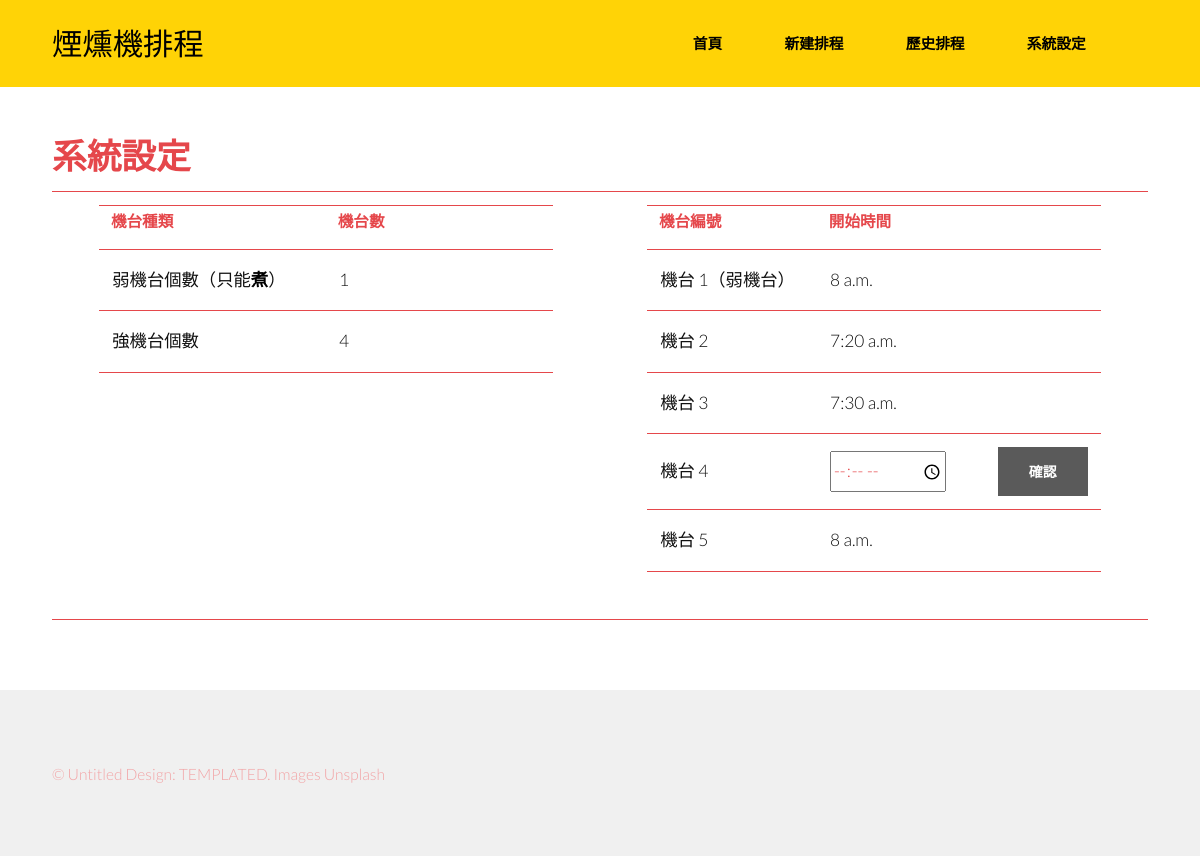
The page /settings/startTime/strongMachine/4 on the database its author committed.
### machine_scheduling/models.py (models this page shows)
class WeakMachineInfo(models.Model):
    index = models.IntegerField(primary_key = True)
    startTime = models.TimeField(default = datetime.time(hour = 8))

class StrongMachineInfo(models.Model):
    index = models.IntegerField(primary_key = True)
    startTime = models.TimeField(default = datetime.time(hour = 8))

### machine_scheduling/views.py (the view)
# urls.py: path('settings/startTime/<str:machine_type>/<int:machine_index>', modify_startTime),
def modify_startTime(request, machine_type, machine_index):
    num_weak_machine = WeakMachineInfo.objects.count()
    num_strong_machine = StrongMachineInfo.objects.count()
    weakMachine = WeakMachineInfo.objects.get(index = 1)
    strongMachines = StrongMachineInfo.objects.all()
    if machine_type == 'weakMachine':
        if request.method == 'POST':
            newStartTime = request.POST['startTime']
            the_machine = WeakMachineInfo.objects.get(index = machine_index)
            the_machine.startTime = newStartTime
            the_machine.save()
            return HttpResponseRedirect('/settings/')
        return render(request, 'machine_scheduling/settings/weak_machine_startTime.html', locals())
    elif machine_type == 'strongMachine':
        if request.method == 'POST':
            newStartTime = request.POST['startTime']
            the_machine = StrongMachineInfo.objects.get(index = machine_index)
            the_machine.startTime = newStartTime
            the_machine.save()
            return HttpResponseRedirect('/settings/')
        return render(request, 'machine_scheduling/settings/strong_machine_startTime.html', locals())

### templates/machine_scheduling/settings/strong_machine_startTime.html
{% extends '../../base.html' %}
{% block content %}
    <section id="main">
        <div  class="inner">
            <header class="major special">
                <h1>系統設定</h1>
            </header>
            <table>
                <tr>
                <td>
                    <table style = "width: 12cm; margin-left: auto; margin-right: auto;">
                        <col style="width: 50%;">
                        <col style="width: 30%;">
                        <col style="width: 20%;">
                        <tr>
                            <th>機台種類</th>
                            <th>機台數</th>
                            <th></th>
                        </tr>
                        <tr>
                            <td>弱機台個數（只能<strong>煮</strong>）</td>
                            <td>{{num_weak_machine}}</td>
                            <td></td>
                        </tr>
                        <tr>
                            <td>強機台個數</td>
                            <td>{{num_strong_machine}}</td>
                            <td></td>
                        </tr>
                    </table>
                    </td>
                    <td>
                <form action = ''  method="POST">{%csrf_token%}
                    <table style = "width: 12cm; margin-left: auto; margin-right: auto;">
                        <col style="width: 42%;">
                        <col style="width: 38%;">
                        <col style="width: 20%;">
                        <tr>
                            <th>機台編號</th>
                            <th>開始時間</th>
                            <td></td>
                        </tr>
                        <tr>
                            <td>機台 1（弱機台）</td>
                            <td>{{weakMachine.startTime}}</td>
                            <td></td>
                        </tr>
                        {%for machine in strongMachines %}
                            {%if machine.index == machine_index%}
                                <tr>
                                    <td>機台 {{machine.index}}</td>
                                    <td><input type = 'time' name = 'startTime' required></td>
                                    <td><input type="submit" value="確認" class = "button" name = {{machine.index}}></td>
                                </tr>
                            {%else%}
                                <tr>
                                    <td>機台 {{machine.index}}</td>
                                    <td>{{machine.startTime}}</td>
                                    <td></td>
                                </tr>
                            {%endif%}
                        {%endfor%}
                    </table>
                </form>
                    </td>
                    </tr>
                </table>
    </section>
{% endblock %}

### static/assets/css/main.css (style rules this page uses)
html, body, div, span, applet, object, iframe, h1, h2, h3, h4, h5, h6, p, blockquote, pre, a, abbr, acronym, address, big, cite, code, del, dfn, em, img, ins, kbd, q, s, samp, small, strike, strong, sub, sup, tt, var, b, u, i, center, dl, dt, dd, ol, ul, li, fieldset, form, label, legend, table, caption, tbody, tfoot, thead, tr, th, td, article, aside, canvas, details, embed, figure, figcaption, footer, header, hgroup, menu, nav, output, ruby, section, summary, time, mark, audio, video { margin: 0; padding: 0; border: 0; font-size: 100%; font: inherit; vertical-align: baseline; }
article, aside, details, figcaption, figure, footer, header, hgroup, menu, nav, section { display: block; }
body { line-height: 1; }
table { border-collapse: collapse; border-spacing: 0; }
body { -webkit-text-size-adjust: none; }
*, *:before, *:after { -moz-box-sizing: border-box; -webkit-box-sizing: border-box; box-sizing: border-box; }
body { -ms-overflow-style: scrollbar; }
body { background: #fff; }
body { background-color: #fff; color: #111111; }
body, input, select, textarea { font-family: "Lato", sans-serif; font-size: 15pt; font-weight: 300; line-height: 2; }
@media screen and (max-width: 1680px) { body, input, select, textarea { font-size: 13pt; } }
@media screen and (max-width: 1280px) { body, input, select, textarea { font-size: 13pt; } }
strong, b { font-weight: 700; }
h1, h2, h3, h4, h5, h6 { font-weight: 700; line-height: 1.5; margin: 0 0 1em 0; text-transform: uppercase; }
h1 { font-size: 2em; margin: 0 0 0.25em 0; }
input, select, textarea { color: #e5474b; }
strong, b { color: #000000; }
h1, h2, h3, h4, h5, h6 { color: #e5474b; }
input[type="submit"], input[type="reset"], input[type="button"], button, .button { -moz-appearance: none; -webkit-appearance: none; -ms-appearance: none; appearance: none; -moz-transition: background-color 0.2s ease-in-out, color 0.2s ease-in-out; -webkit-transition: background-color 0.2s ease-in-out, color 0.2s ease-in-out; -ms-transition: background-color 0.2s ease-in-out, color 0.2s ease-in-out; transition: background-color 0.2s ease-in-out, color 0.2s ease-in-out; border-radius: 0; border: 0; cursor: pointer; display: inline-block; font-size: .8em; font-weight: 700; height: 3.5em; line-height: 3.65em; padding: 0 2.25em; text-align: center; text-decoration: none; text-transform: uppercase; white-space: nowrap; }
input[type="submit"], input[type="reset"], input[type="button"], button, .button { background-color: #5a5a5a; color: #ffffff !important; }
form { margin: 0 0 2em 0; }
section .inner { max-width: 65em; width: calc(100% - 6em); margin: 0 auto; }
table { margin: 0 0 2em 0; width: 100%; }
table tbody tr { border: solid 1px; border-left: 0; border-right: 0; }
table td { padding: 0.75em 0.75em; }
table th { font-size: 0.9em; font-weight: 700; padding: 0 0.75em 0.75em 0.75em; text-align: left; }
table tbody tr { border-color: #e5474b; }
table tbody tr:nth-child(2n + 1) { background-color: none; }
table th { color: #e5474b; }
body { position: relative; padding-top: 5em; }
#main { padding: 2.5em 0 2em 0; }

### rows shown on the page
WeakMachineInfo: startTime "8 a.m."
StrongMachineInfo: index "2", startTime "7:20 a.m."
StrongMachineInfo: index "3", startTime "7:30 a.m."
StrongMachineInfo: index "4"
StrongMachineInfo: index "5", startTime "8 a.m."

### other values the page prints
{{ num_weak_machine }} "1"
{{ num_strong_machine }} "4"
